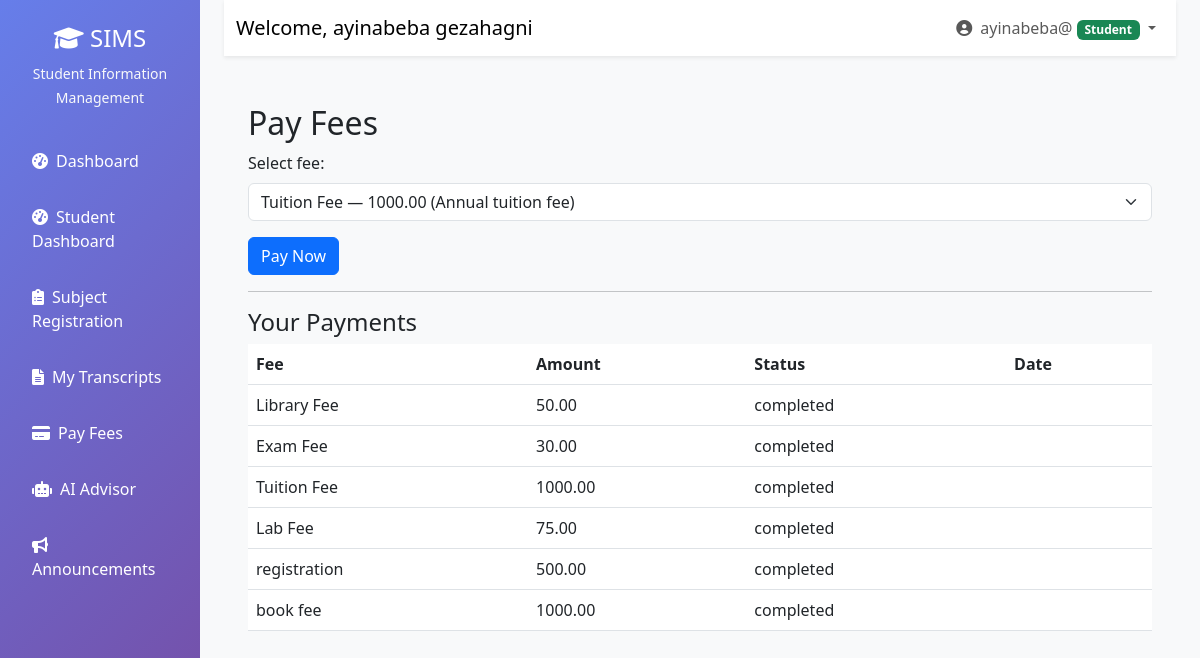
The app's page /students/pay-fees/ (signed in) with its own data.
### users/models.py (models this page shows, shortened)
class User(AbstractUser):
    ROLE_CHOICES = (
        ('admin', 'Administrator'),
        ('teacher', 'Teacher'),
        ('student', 'Student'),
        ('registrar', 'Registrar'),
        ('finance', 'Finance Officer'),
        ('parent', 'Parent'),
    )
    role = models.CharField(max_length=20, choices=ROLE_CHOICES)
    phone = models.CharField(max_length=15, blank=True)
    address = models.TextField(blank=True)
    date_of_birth = models.DateField(null=True, blank=True)
    profile_picture = models.ImageField(upload_to='profiles/', null=True, blank=True)
    is_approved = models.BooleanField(default=False)
    created_at = models.DateTimeField(auto_now_add=True)

### payments/models.py (models this page shows, shortened)
class Payment(models.Model):
    student = models.ForeignKey(User, on_delete=models.CASCADE, limit_choices_to={'role': 'student'})
    fee_structure = models.ForeignKey(FeeStructure, on_delete=models.CASCADE)
    amount_paid = models.DecimalField(max_digits=10, decimal_places=2)
    payment_date = models.DateTimeField(auto_now_add=True)
    payment_method = models.CharField(max_length=50)
    transaction_id = models.CharField(max_length=100, unique=True)
    STATUS_CHOICES = (
        ('pending', 'Pending'),
        ('completed', 'Completed'),
        ('failed', 'Failed'),
    )
    status = models.CharField(max_length=20, choices=STATUS_CHOICES, default='pending')

class FeeStructure(models.Model):
    name = models.CharField(max_length=100)
    amount = models.DecimalField(max_digits=10, decimal_places=2)
    description = models.TextField()
    is_active = models.BooleanField(default=True)
    created_by = models.ForeignKey(User, on_delete=models.CASCADE)
    created_at = models.DateTimeField(auto_now_add=True)

### users/decorators.py (the view)
        def wrapper(request, *args, **kwargs):
            if request.user.is_authenticated:
                if request.user.role in allowed_roles or request.user.is_superuser:
                    return view_func(request, *args, **kwargs)
            messages.error(request, "You don't have permission to access this page.")
            return redirect('dashboard')

### students/views.py (called while the page is built, shortened)
@student_required
def pay_fees(request):
    fee_structures = FeeStructure.objects.filter(is_active=True)
    student_payments = Payment.objects.filter(student=request.user).select_related('fee_structure')
    context = {
        'fee_structures': fee_structures,
        'payments': student_payments,
    }
    return render(request, 'students/pay_fees.html', context)

### templates/students/pay_fees.html (shortened to what this page needs)
{% extends 'base.html' %}
{% block content %}
<div class="container py-4">
  <h2>Pay Fees</h2>
  {% if fee_structures %}
    <form method="post">
      <div class="mb-3">
        <label for="fee_structure_id" class="form-label">Select fee:</label>
        <select id="fee_structure_id" name="fee_structure_id" class="form-select">
          {% for f in fee_structures %}
            <option value="{{ f.id }}">{{ f.name }} — {{ f.amount }} ({{ f.description }})</option>
          {% endfor %}
        </select>
      </div>
      <button class="btn btn-primary" type="submit">Pay Now</button>
    </form>
  {% else %}
    <div class="alert alert-info">No active fees available at the moment.</div>
  {% endif %}
  <hr />
  <h4>Your Payments</h4>
  {% if payments.exists %}
    <table class="table">
      <thead><tr><th>Fee</th><th>Amount</th><th>Status</th><th>Date</th></tr></thead>
      <tbody>
        {% for p in payments %}
        <tr>
          <td>{{ p.fee_structure.name }}</td>
          <td>{{ p.amount_paid }}</td>
          <td>{{ p.status }}</td>
          <td>{{ p.created_at|date:"M d, Y H:i" }}</td>
        </tr>
        {% endfor %}
      </tbody>
    </table>
  {% else %}
    <p>You have no payment records.</p>
  {% endif %}
</div>
{% endblock %}

### templates/base.html (shortened to what this page needs)
<!DOCTYPE html>
<html lang="en">
  <head>
    <link
      href="https://cdn.jsdelivr.net/npm/bootstrap@5.3.0/dist/css/bootstrap.min.css"
      rel="stylesheet"
    />
    <link
      href="https://cdnjs.cloudflare.com/ajax/libs/font-awesome/6.0.0/css/all.min.css"
      rel="stylesheet"
    />
  </head>
  <body>
    {% if user.is_authenticated %}
    <div class="container-fluid">
      <div class="row">
        <nav class="col-md-3 col-lg-2 d-md-block sidebar">
          <div class="position-sticky pt-4">
            <div class="text-center mb-4">
              <h4 class="text-white">
                <i class="fas fa-graduation-cap"></i> SIMS
              </h4>
              <small class="text-light">Student Information Management</small>
            </div>
            <ul class="nav flex-column">
              <li class="nav-item">
                <a
                  class="nav-link {% if request.resolver_match.url_name == 'dashboard' %}active{% endif %}"
                  href="{% url 'dashboard' %}"
                >
                  <i class="fas fa-tachometer-alt me-2"></i>Dashboard
                </a>
              </li>
              {% if user.role == 'student' or user.is_student %}
              <li class="nav-item">
                <a class="nav-link" href="{% url 'student_dashboard' %}">
                  <i class="fas fa-tachometer-alt me-2"></i>Student Dashboard
                </a>
              </li>
              <li class="nav-item">
                <a class="nav-link" href="{% url 'subject_registration' %}">
                  <i class="fas fa-clipboard-list me-2"></i>Subject Registration
                </a>
              </li>
              <li class="nav-item">
                <a class="nav-link" href="{% url 'view_transcripts' %}">
                  <i class="fas fa-file-alt me-2"></i>My Transcripts
                </a>
              </li>
              <li class="nav-item">
                <a class="nav-link" href="{% url 'pay_fees' %}">
                  <i class="fas fa-credit-card me-2"></i>Pay Fees
                </a>
              </li>
              <li class="nav-item">
                <a class="nav-link" href="{% url 'interact_with_ai' %}">
                  <i class="fas fa-robot me-2"></i>AI Advisor
                </a>
              </li>
              <li class="nav-item">
                <a class="nav-link" href="{% url 'view_announcements' %}">
                  <i class="fas fa-bullhorn me-2"></i>Announcements
                </a>
              </li>
              {% endif %}
            </ul>
          </div>
        </nav>
        <main class="col-md-9 ms-sm-auto col-lg-10 px-md-4 main-content">
          <nav
            class="navbar navbar-expand-lg navbar-light bg-white shadow-sm mb-4"
          >
            <div class="container-fluid">
              <span class="navbar-brand"
                >Welcome, {{ user.get_full_name|default:user.username }}</span
              >
              <div class="navbar-nav ms-auto">
                <div class="nav-item dropdown">
                  <a
                    class="nav-link dropdown-toggle"
                    href="#"
                    id="navbarDropdown"
                    role="button"
                    data-bs-toggle="dropdown"
                  >
                    <i class="fas fa-user-circle me-1"></i> {{ user.username }}
                    <span
                      class="badge bg-{% if user.role == 'admin' %}danger{% elif user.role == 'teacher' %}info{% elif user.role == 'student' %}success{% elif user.role == 'parent' %}warning{% else %}secondary{% endif %}"
                    >
                      {{ user.get_role_display }}
                    </span>
                  </a>
                </div>
              </div>
            </div>
          </nav>
          <div class="container-fluid">{% block content %}{% endblock %}</div>
        </main>
      </div>
    </div>
    {% else %} {% block auth_content %}{% endblock %} {% endif %}
  </body>
</html>

### templates/base.html (style rules this page uses)
.sidebar { min-height: 100vh; background: linear-gradient(135deg, #667eea 0%, #764ba2 100%); }
.sidebar .nav-link { color: #fff; padding: 12px 20px; margin: 4px 0; border-radius: 8px; transition: all 0.3s; }
.main-content { background-color: #f8f9fa; min-height: 100vh; }

### records on screen
User: get_full_name "ayinabeba gezahagni", username "ayinabeba@", role "Student"
Payment: fee_structure.name "Library Fee", amount_paid "50.00", status "completed"
Payment: fee_structure.name "Exam Fee", amount_paid "30.00", status "completed"
Payment: fee_structure.name "Tuition Fee", amount_paid "1000.00", status "completed"
Payment: fee_structure.name "Lab Fee", amount_paid "75.00", status "completed"
Payment: fee_structure.name "registration", amount_paid "500.00", status "completed"
Payment: fee_structure.name "book fee", amount_paid "1000.00", status "completed"

### other values on screen
form field fee_structure_id "Tuition Fee — 1000.00 (Annual tuition fee)"
